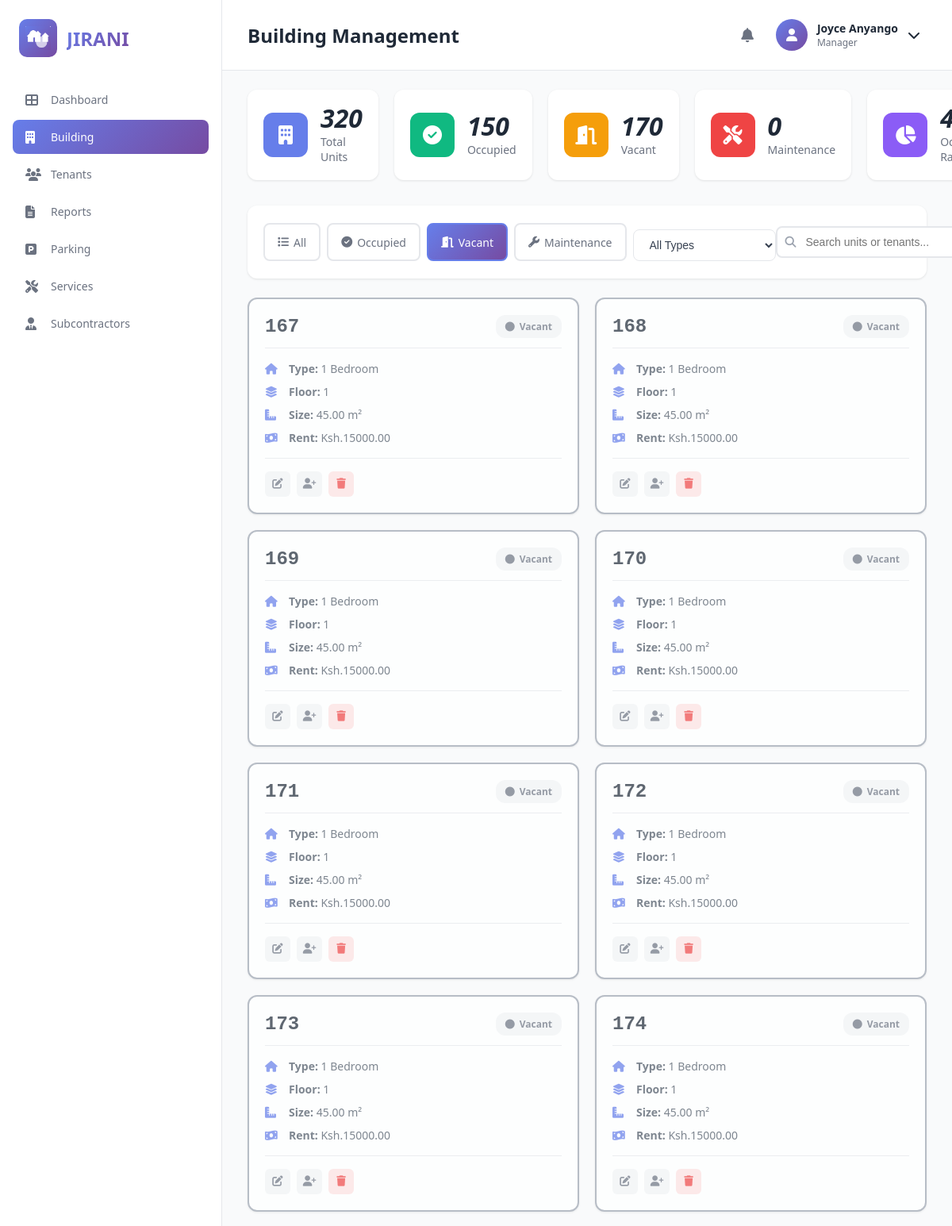
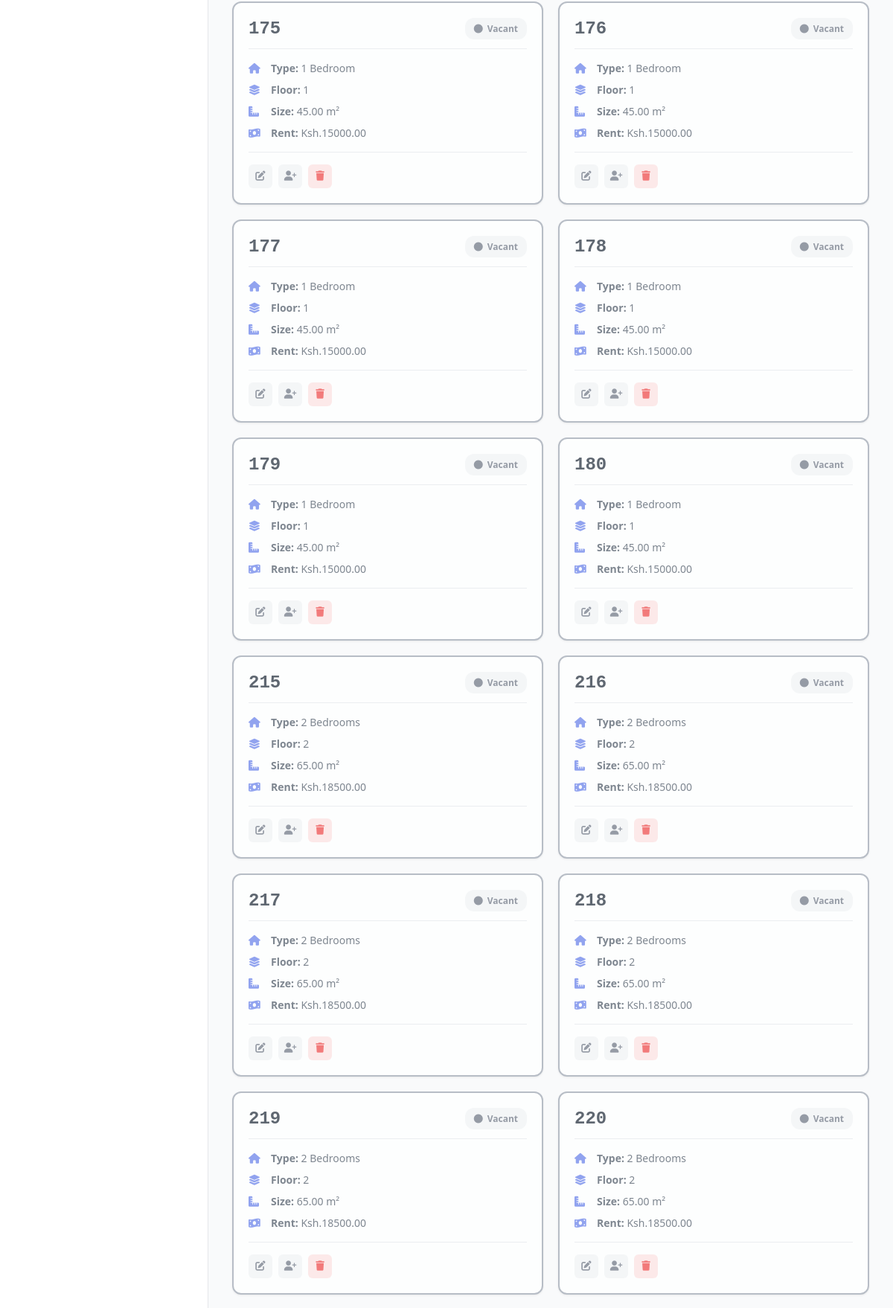
The page /building/?status=vacant (signed in, upper part) on the database its author committed (2 pictures, top to bottom).
### dashboard/models.py (models this page shows, shortened)
class Unit(models.Model):
    UNIT_STATUS = [
        ('vacant', 'Vacant'),
        ('occupied', 'Occupied'),
        ('upcoming', 'Upcoming'),
    ]
    unit_number = models.CharField(max_length=10, unique=True)
    status = models.CharField(max_length=20, choices=UNIT_STATUS)
    image = models.ImageField(upload_to='units/', null=True, blank=True)

### dashboard/views.py (the view)
# urls.py: path('building/', views.building_view, name='building'),
@login_required
def building_view(request):
    all_units = Unit.objects.select_related('resident__user').all()
    filter_status = request.GET.get('status', 'all')
    filter_type = request.GET.get('type', 'all')
    search_query = request.GET.get('search', '')
    units = all_units
    if filter_status != 'all':
        units = units.filter(status=filter_status)
    if filter_type != 'all':
        units = units.filter(unit_type=filter_type)
    if search_query:
        units = units.filter(
            Q(unit_number__icontains=search_query) |
            Q(resident__user__first_name__icontains=search_query) |
            Q(resident__user__last_name__icontains=search_query)
        )
    total_units = all_units.count()
    occupied_units = all_units.filter(status='occupied').count()
    vacant_units = all_units.filter(status='vacant').count()
    maintenance_units = all_units.filter(status='maintenance').count()
    occupancy_rate = 0
    if total_units > 0:
        occupancy_rate = round((occupied_units / total_units) * 100, 1)
    total_floors = all_units.aggregate(Max('floor'))['floor__max'] or 0
    available_residents = Resident.objects.filter(
    is_active=True,  # or status='active' if that's your field
    unit_number__in=['', None]  # tenants with no unit assigned
).select_related('user')
    stats = {
        'total_units': total_units,
        'occupied': occupied_units,
        'vacant': vacant_units,
        'maintenance': maintenance_units,
        'occupancy_rate': occupancy_rate,
        'total_floors': total_floors,
    }
    context = {
        'units': units.order_by('unit_number'),
        'stats': stats,
        'filter_status': filter_status,
        'filter_type': filter_type,
        'search_query': search_query,
        'available_residents': available_residents,
    }
    return render(request, 'dashboard/building.html', context)

### dashboard/templates/dashboard/building.html (shortened to what this page needs)
{% load static %}
<!DOCTYPE html>
<html lang="en">
<head>
    <link rel="stylesheet" href="{% static 'css/style.css' %}">
    <link rel="stylesheet" href="https://cdnjs.cloudflare.com/ajax/libs/font-awesome/6.4.0/css/all.min.css">
</head>
<body>
    <div class="container">
        <aside class="sidebar">
            <div class="logo">
                <div class="logo-icon">
                    <img src="{% static 'images/Jirani App Logo 1.png' %}" alt="Jirani Logo" style="width: 32px; height: 32px; object-fit: contain;">
                </div>
                <h1>JIRANI</h1>
            </div>
            <nav class="nav-menu">
                <a href="{% url 'dashboard' %}" class="nav-item {% if request.resolver_match.url_name == 'dashboard' %}active{% endif %}">
                    <i class="fas fa-th-large"></i>
                    <span>Dashboard</span>
                </a>
                <a href="{% url 'building' %}" class="nav-item {% if request.resolver_match.url_name == 'building' %}active{% endif %}">
                    <i class="fas fa-building"></i>
                    <span>Building</span>
                </a>
                <a href="{% url 'tenants' %}" class="nav-item {% if request.resolver_match.url_name == 'tenants' %}active{% endif %}">
                    <i class="fas fa-users"></i>
                    <span>Tenants</span>
                </a>
                <a href="{% url 'reports' %}" class="nav-item">
                    <i class="fas fa-file-alt"></i>
                    <span>Reports</span>
                </a>
                <a href="{% url 'parking' %}" class="nav-item {% if request.resolver_match.url_name == 'parking' %}active{% endif %}">
                    <i class="fas fa-parking"></i>
                    <span>Parking</span>
                </a>
                <a href="{% url 'services' %}" class="nav-item {% if request.resolver_match.url_name == 'services' %}active{% endif %}">
                    <i class="fas fa-tools"></i>
                    <span>Services</span>
                </a>
                <a href="{% url 'subcontractors' %}" class="nav-item {% if request.resolver_match.url_name == 'subcontractors' %}active{% endif %}">
                    <i class="fas fa-user-tie"></i>
                    <span>Subcontractors</span>
                </a>
            </nav>
        </aside>
        <main class="main-content">
            <header class="top-nav">
                <h2 style="font-size: 24px; font-weight: 700; color: #1f2937;">Building Management</h2>
                <div class="user-section">
                    <i class="fas fa-bell"></i>
                    <div class="user-profile" id="userProfileBtn">
                        <div class="user-avatar">
                            <i class="fas fa-user"></i>
                        </div>
                        <div class="user-info">
                            <div class="user-name">{{ user.get_full_name }}</div>
                            <div class="user-role">Manager</div>
                        </div>
                        <i class="fas fa-chevron-down"></i>
                    </div>
                </div>
            </header>
            <div class="tenants-page">
                <div class="stats-grid" style="grid-template-columns: repeat(6, 1fr);">
                    <div class="stat-card">
                        <div class="stat-icon" style="background: #667eea;">
                            <i class="fas fa-building"></i>
                        </div>
                        <div class="stat-content">
                            <div class="stat-number">{{ stats.total_units }}</div>
                            <div class="stat-label">Total Units</div>
                        </div>
                    </div>
                    <div class="stat-card">
                        <div class="stat-icon" style="background: #10b981;">
                            <i class="fas fa-check-circle"></i>
                        </div>
                        <div class="stat-content">
                            <div class="stat-number">{{ stats.occupied }}</div>
                            <div class="stat-label">Occupied</div>
                        </div>
                    </div>
                    <div class="stat-card">
                        <div class="stat-icon" style="background: #f59e0b;">
                            <i class="fas fa-door-open"></i>
                        </div>
                        <div class="stat-content">
                            <div class="stat-number">{{ stats.vacant }}</div>
                            <div class="stat-label">Vacant</div>
                        </div>
                    </div>
                    <div class="stat-card">
                        <div class="stat-icon" style="background: #ef4444;">
                            <i class="fas fa-tools"></i>
                        </div>
                        <div class="stat-content">
                            <div class="stat-number">{{ stats.maintenance }}</div>
                            <div class="stat-label">Maintenance</div>
                        </div>
                    </div>
                    <div class="stat-card">
                        <div class="stat-icon" style="background: #8b5cf6;">
                            <i class="fas fa-chart-pie"></i>
                        </div>
                        <div class="stat-content">
                            <div class="stat-number">{{ stats.occupancy_rate }}%</div>
                            <div class="stat-label">Occupancy Rate</div>
                        </div>
                    </div>
                </div>
                <div class="tenants-toolbar">
                    <div class="filter-buttons">
                        <a href="?status=all&type={{ filter_type }}&search={{ search_query }}"
                           class="filter-btn {% if filter_status == 'all' %}active{% endif %}">
                            <i class="fas fa-list"></i> All
                        </a>
                        <a href="?status=occupied&type={{ filter_type }}&search={{ search_query }}"
                           class="filter-btn {% if filter_status == 'occupied' %}active{% endif %}">
                            <i class="fas fa-check-circle"></i> Occupied
                        </a>
                        <a href="?status=vacant&type={{ filter_type }}&search={{ search_query }}"
                           class="filter-btn {% if filter_status == 'vacant' %}active{% endif %}">
                            <i class="fas fa-door-open"></i> Vacant
                        </a>
                        <a href="?status=maintenance&type={{ filter_type }}&search={{ search_query }}"
                           class="filter-btn {% if filter_status == 'maintenance' %}active{% endif %}">
                            <i class="fas fa-wrench"></i> Maintenance
                        </a>
                        <div class="category-filter">
                            <select onchange="window.location.href='?status={{ filter_status }}&type=' + this.value + '&search={{ search_query }}'">
                                <option value="all" {% if filter_type == 'all' %}selected{% endif %}>All Types</option>
                            </select>
                        </div>
                    </div>
                    <div class="search-actions">
                        <form class="search-form" method="GET">
                            <i class="fas fa-search"></i>
                            <input type="text" name="search" placeholder="Search units or tenants..." value="{{ search_query }}">
                        </form>
                    </div>
                </div>
                {% if units %}
                <div class="parking-grid" style="grid-template-columns: repeat(auto-fill, minmax(320px, 1fr));">
                    {% for unit in units %}
                    <div class="parking-slot-card {% if unit.status == 'occupied' %}assigned{% elif unit.status == 'vacant' %}available{% endif %}"
                         style="{% if unit.status == 'maintenance' %}border-color: #ef4444;{% endif %}">
                        <div class="slot-header">
                            <div class="slot-number">{{ unit.unit_number }}</div>
                            <span class="slot-status-badge {% if unit.status == 'occupied' %}assigned{% elif unit.status == 'vacant' %}available{% else %}urgent{% endif %}">
                                <i class="fas fa-circle"></i>
                                {{ unit.get_status_display }}
                            </span>
                        </div>
                        <div class="slot-details">
                            <div class="slot-info-item">
                                <i class="fas fa-home"></i>
                                <span><strong>Type:</strong> {{ unit.get_unit_type_display }}</span>
                            </div>
                            <div class="slot-info-item">
                                <i class="fas fa-layer-group"></i>
                                <span><strong>Floor:</strong> {{ unit.floor }}</span>
                            </div>
                            <div class="slot-info-item">
                                <i class="fas fa-ruler-combined"></i>
                                <span><strong>Size:</strong> {{ unit.size_sqm }} m²</span>
                            </div>
                            <div class="slot-info-item">
                                <i class="fas fa-money-bill-wave"></i>
                                <span><strong>Rent:</strong> Ksh.{{ unit.rent_amount }}</span>
                            </div>
                        </div>
                        <div class="action-buttons" style="margin-top: 16px; border-top: 1px solid #e5e7eb; padding-top: 16px;">
                            <button class="btn-icon"
                                    data-unit-id="{{ unit.id }}"
                                    data-unit-number="{{ unit.unit_number }}"
                                    data-unit-type="{{ unit.unit_type }}"
                                    data-floor="{{ unit.floor }}"
                                    data-size="{{ unit.size_sqm }}"
                                    data-rent="{{ unit.rent_amount }}"
                                    data-status="{{ unit.status }}"
                                    data-description="{{ unit.description|escapejs }}"
                                    onclick="openEditModalFromData(this)"
                                    title="Edit Unit">
                                <i class="fas fa-edit"></i>
                            </button>
                            <button class="btn-icon"
                                    data-unit-id="{{ unit.id }}"
                                    data-unit-number="{{ unit.unit_number }}"
                                    data-resident-id="{% if unit.resident %}{{ unit.resident.id }}{% endif %}"
                                    onclick="openAssignModalFromData(this)"
                                    title="Assign Tenant">
                                <i class="fas fa-user-plus"></i>
                            </button>
                            <button class="btn-icon"
                                    onclick="deleteUnit({{ unit.id }}, '{{ unit.unit_number }}')"
                                    title="Delete Unit"
                                    style="background: #fee2e2; color: #ef4444;">
                                <i class="fas fa-trash"></i>
                            </button>
                        </div>
                    </div>
                    {% endfor %}
                </div>
                {% endif %}
            </div>
        </main>
    </div>
</body>
</html>

### rows shown on the page
Unit: unit_number "167", status "Vacant", unit_type "1 Bedroom", floor "1", size_sqm "45.00", rent_amount "15000.00"
Unit: unit_number "168", status "Vacant", unit_type "1 Bedroom", floor "1", size_sqm "45.00", rent_amount "15000.00"
Unit: unit_number "169", status "Vacant", unit_type "1 Bedroom", floor "1", size_sqm "45.00", rent_amount "15000.00"
Unit: unit_number "170", status "Vacant", unit_type "1 Bedroom", floor "1", size_sqm "45.00", rent_amount "15000.00"
Unit: unit_number "171", status "Vacant", unit_type "1 Bedroom", floor "1", size_sqm "45.00", rent_amount "15000.00"
Unit: unit_number "172", status "Vacant", unit_type "1 Bedroom", floor "1", size_sqm "45.00", rent_amount "15000.00"
Unit: unit_number "173", status "Vacant", unit_type "1 Bedroom", floor "1", size_sqm "45.00", rent_amount "15000.00"
Unit: unit_number "174", status "Vacant", unit_type "1 Bedroom", floor "1", size_sqm "45.00", rent_amount "15000.00"
Unit: unit_number "175", status "Vacant", unit_type "1 Bedroom", floor "1", size_sqm "45.00", rent_amount "15000.00"
Unit: unit_number "176", status "Vacant", unit_type "1 Bedroom", floor "1", size_sqm "45.00", rent_amount "15000.00"
Unit: unit_number "177", status "Vacant", unit_type "1 Bedroom", floor "1", size_sqm "45.00", rent_amount "15000.00"
Unit: unit_number "178", status "Vacant", unit_type "1 Bedroom", floor "1", size_sqm "45.00", rent_amount "15000.00"
Unit: unit_number "179", status "Vacant", unit_type "1 Bedroom", floor "1", size_sqm "45.00", rent_amount "15000.00"
Unit: unit_number "180", status "Vacant", unit_type "1 Bedroom", floor "1", size_sqm "45.00", rent_amount "15000.00"
Unit: unit_number "215", status "Vacant", unit_type "2 Bedrooms", floor "2", size_sqm "65.00", rent_amount "18500.00"
Unit: unit_number "216", status "Vacant", unit_type "2 Bedrooms", floor "2", size_sqm "65.00", rent_amount "18500.00"
Unit: unit_number "217", status "Vacant", unit_type "2 Bedrooms", floor "2", size_sqm "65.00", rent_amount "18500.00"
Unit: unit_number "218", status "Vacant", unit_type "2 Bedrooms", floor "2", size_sqm "65.00", rent_amount "18500.00"
Unit: unit_number "219", status "Vacant", unit_type "2 Bedrooms", floor "2", size_sqm "65.00", rent_amount "18500.00"
Unit: unit_number "220", status "Vacant", unit_type "2 Bedrooms", floor "2", size_sqm "65.00", rent_amount "18500.00"

### other values the page prints
{{ user.get_full_name }} "Joyce Anyango"
{{ stats.total_units }} "320"
{{ stats.occupied }} "150"
{{ stats.vacant }} "170"
{{ stats.maintenance }} "0"
